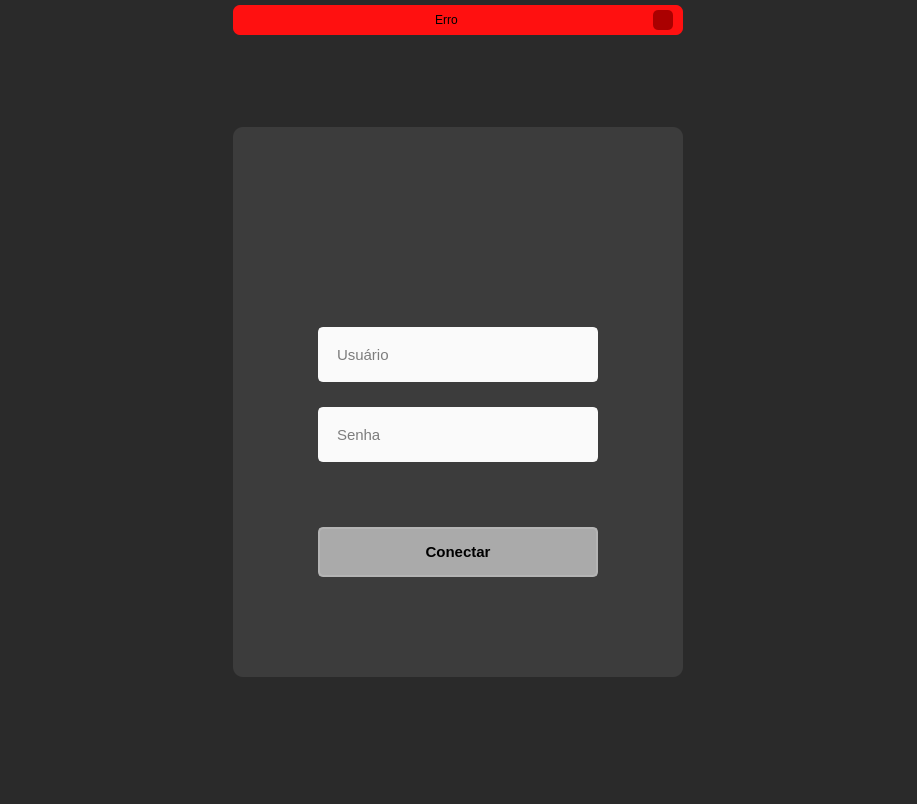
<?xml version="1.0" encoding="UTF-8"?>
<ui version="4.0">
 <class>MainWindow</class>
 <widget class="QMainWindow" name="MainWindow">
  <property name="geometry">
   <rect>
    <x>0</x>
    <y>0</y>
    <width>917</width>
    <height>804</height>
   </rect>
  </property>
  <property name="minimumSize">
   <size>
    <width>500</width>
    <height>700</height>
   </size>
  </property>
  <property name="windowTitle">
   <string>Login</string>
  </property>
  <property name="windowIcon">
   <iconset resource="file_rc.qrc">
    <normaloff>:/icone_janela/icone_janela.png</normaloff>:/icone_janela/icone_janela.png</iconset>
  </property>
  <property name="styleSheet">
   <string notr="true">background-color: rgb(42, 42, 42);</string>
  </property>
  <widget class="QWidget" name="centralwidget">
   <layout class="QVBoxLayout" name="verticalLayout">
    <property name="spacing">
     <number>0</number>
    </property>
    <property name="leftMargin">
     <number>0</number>
    </property>
    <property name="topMargin">
     <number>0</number>
    </property>
    <property name="rightMargin">
     <number>0</number>
    </property>
    <property name="bottomMargin">
     <number>0</number>
    </property>
    <item>
     <widget class="QFrame" name="frame_top">
      <property name="maximumSize">
       <size>
        <width>16777215</width>
        <height>35</height>
       </size>
      </property>
      <property name="styleSheet">
       <string notr="true"/>
      </property>
      <property name="frameShape">
       <enum>QFrame::NoFrame</enum>
      </property>
      <property name="frameShadow">
       <enum>QFrame::Raised</enum>
      </property>
      <layout class="QHBoxLayout" name="horizontalLayout_2">
       <property name="spacing">
        <number>0</number>
       </property>
       <property name="leftMargin">
        <number>0</number>
       </property>
       <property name="topMargin">
        <number>5</number>
       </property>
       <property name="rightMargin">
        <number>0</number>
       </property>
       <property name="bottomMargin">
        <number>0</number>
       </property>
       <item>
        <widget class="QFrame" name="frame_erro">
         <property name="maximumSize">
          <size>
           <width>450</width>
           <height>16777215</height>
          </size>
         </property>
         <property name="styleSheet">
          <string notr="true">background-color: rgb(255, 16, 16);
border-radius:7px;</string>
         </property>
         <property name="frameShape">
          <enum>QFrame::StyledPanel</enum>
         </property>
         <property name="frameShadow">
          <enum>QFrame::Raised</enum>
         </property>
         <layout class="QHBoxLayout" name="horizontalLayout_3">
          <property name="spacing">
           <number>3</number>
          </property>
          <property name="leftMargin">
           <number>10</number>
          </property>
          <property name="topMargin">
           <number>3</number>
          </property>
          <property name="rightMargin">
           <number>10</number>
          </property>
          <property name="bottomMargin">
           <number>3</number>
          </property>
          <item>
           <widget class="QLabel" name="label_erro">
            <property name="text">
             <string>Erro</string>
            </property>
            <property name="alignment">
             <set>Qt::AlignCenter</set>
            </property>
           </widget>
          </item>
          <item>
           <widget class="QPushButton" name="btn_erro_close">
            <property name="maximumSize">
             <size>
              <width>20</width>
              <height>20</height>
             </size>
            </property>
            <property name="styleSheet">
             <string notr="true">QPushButton {
	border-radius:5px;	
	background-image: url(:/close_image/cil-x.png);
	background-position: center;
	background-color: rgb(170, 0, 0);
}
QPushButton:hover {
background-color: rgb(50, 50, 50);
	color: rgb(200, 200, 200);
}
QPushButton:pressed {
	background-color: rgb(16, 5, 136);
	color: rgb(200, 200, 200);
}</string>
            </property>
            <property name="text">
             <string/>
            </property>
           </widget>
          </item>
         </layout>
        </widget>
       </item>
      </layout>
     </widget>
    </item>
    <item>
     <widget class="QFrame" name="conteudo">
      <property name="font">
       <font>
        <pointsize>11</pointsize>
       </font>
      </property>
      <property name="styleSheet">
       <string notr="true">background-color: rgb(42, 42, 42);</string>
      </property>
      <property name="frameShape">
       <enum>QFrame::NoFrame</enum>
      </property>
      <property name="frameShadow">
       <enum>QFrame::Raised</enum>
      </property>
      <layout class="QHBoxLayout" name="horizontalLayout">
       <item>
        <widget class="QFrame" name="login_area">
         <property name="maximumSize">
          <size>
           <width>450</width>
           <height>550</height>
          </size>
         </property>
         <property name="styleSheet">
          <string notr="true">background-color: rgb(60, 60, 60);
border-radius: 10px;</string>
         </property>
         <property name="frameShape">
          <enum>QFrame::NoFrame</enum>
         </property>
         <property name="frameShadow">
          <enum>QFrame::Raised</enum>
         </property>
         <widget class="QFrame" name="logo">
          <property name="geometry">
           <rect>
            <x>45</x>
            <y>40</y>
            <width>360</width>
            <height>90</height>
           </rect>
          </property>
          <property name="maximumSize">
           <size>
            <width>360</width>
            <height>90</height>
           </size>
          </property>
          <property name="styleSheet">
           <string notr="true">background-image: url(:/logo/logo_360x90_-removebg-preview.png);
background-repeat: no-repeat;
background-position: center;</string>
          </property>
          <property name="frameShape">
           <enum>QFrame::StyledPanel</enum>
          </property>
          <property name="frameShadow">
           <enum>QFrame::Raised</enum>
          </property>
         </widget>
         <widget class="QLineEdit" name="usuario_lineEdit">
          <property name="geometry">
           <rect>
            <x>85</x>
            <y>200</y>
            <width>280</width>
            <height>55</height>
           </rect>
          </property>
          <property name="font">
           <font>
            <family>Segoe UI</family>
            <pointsize>11</pointsize>
           </font>
          </property>
          <property name="styleSheet">
           <string notr="true">QLineEdit{
	color: rgb(0, 0, 0);
	border: 2px solid rgb(250,250,250);
	border-radius: 5px;
	padding: 15px;
	background-color: rgb(250, 250, 250);
	color: rgb(0, 0, 0);
}

QLineEdit:hover{
	border: 2px solid rgb(16, 5, 136);
}

QLineEdit:focus{
	border: 2px solid rgb(16, 5, 136);
	color: rgb(0, 0, 0);
}</string>
          </property>
          <property name="frame">
           <bool>true</bool>
          </property>
          <property name="placeholderText">
           <string>Usuário</string>
          </property>
         </widget>
         <widget class="QLineEdit" name="senha_lineEdit">
          <property name="geometry">
           <rect>
            <x>85</x>
            <y>280</y>
            <width>280</width>
            <height>55</height>
           </rect>
          </property>
          <property name="font">
           <font>
            <family>Segoe UI</family>
            <pointsize>11</pointsize>
           </font>
          </property>
          <property name="styleSheet">
           <string notr="true">QLineEdit{
	color: rgb(0, 0, 0);
	border: 2px solid rgb(250,250,250);
	border-radius: 5px;
	padding: 15px;
	background-color: rgb(250, 250, 250);
	color: rgb(0, 0, 0);
}

QLineEdit:hover{
	border: 2px solid rgb(16, 5, 136);
}

QLineEdit:focus{
	border: 2px solid rgb(16, 5, 136);
	color: rgb(0, 0, 0);
}</string>
          </property>
          <property name="echoMode">
           <enum>QLineEdit::Password</enum>
          </property>
          <property name="placeholderText">
           <string>Senha</string>
          </property>
         </widget>
         <widget class="QPushButton" name="btn_login">
          <property name="geometry">
           <rect>
            <x>85</x>
            <y>400</y>
            <width>280</width>
            <height>50</height>
           </rect>
          </property>
          <property name="font">
           <font>
            <family>Segoe UI</family>
            <pointsize>11</pointsize>
            <weight>75</weight>
            <bold>true</bold>
           </font>
          </property>
          <property name="styleSheet">
           <string notr="true">QPushButton{
	background-color: rgb(170, 170, 170);
	border: 2px solid rgb(180, 180, 180);
	border-radius: 5px;
}

QPushButton:hover{
	background-color: rgb(180, 180, 180);
	border: 2px solid rgb(190, 190, 190);
}

QPushButton:pressed{
	
	background-color: rgb(16, 5, 136);
	border: 2px solid rgb(16, 5, 136);
	color: rgb(255, 255, 255);
}</string>
          </property>
          <property name="text">
           <string>Conectar</string>
          </property>
         </widget>
        </widget>
       </item>
      </layout>
     </widget>
    </item>
    <item>
     <widget class="QFrame" name="frame_bot">
      <property name="maximumSize">
       <size>
        <width>16777215</width>
        <height>35</height>
       </size>
      </property>
      <property name="styleSheet">
       <string notr="true"/>
      </property>
      <property name="frameShape">
       <enum>QFrame::NoFrame</enum>
      </property>
      <property name="frameShadow">
       <enum>QFrame::Raised</enum>
      </property>
     </widget>
    </item>
   </layout>
  </widget>
  <widget class="QMenuBar" name="menubar">
   <property name="geometry">
    <rect>
     <x>0</x>
     <y>0</y>
     <width>917</width>
     <height>21</height>
    </rect>
   </property>
  </widget>
 </widget>
 <resources>
  <include location="file_rc.qrc"/>
 </resources>
 <connections/>
</ui>
